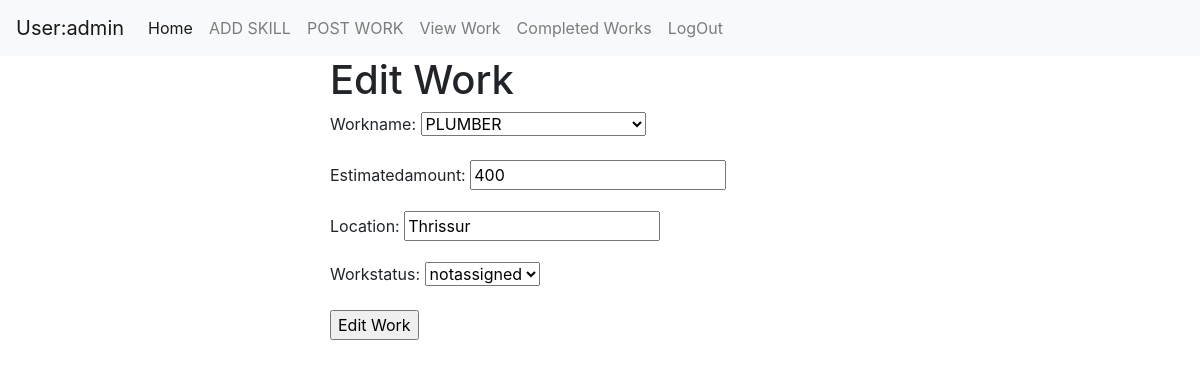
The app's page /homeuser/editwork/7 (signed in) with its own data.
### Homeapp/models.py (models this page shows, shortened)
class addWork(models.Model):
    workname=models.ForeignKey(skill,on_delete=models.CASCADE)
    estimatedamount=models.IntegerField()
    location=models.CharField(max_length=120)
    user=models.CharField(max_length=120)
    choice=(
        ('notassigned','notassigned'),
        ('assigned','assigned'),
        ('completed','completed')
    )
    workstatus=models.CharField(max_length=50,choices=choice)

### Homeapp/views.py (the view, shortened to what this page needs)
# urls.py: path('editwork/<int:pk>',EditWork.as_view(),name="editwork"),
class EditWork(TemplateView):
    model=addWork
    form_class=AddWorkForm
    template_name = "Homeapp/edit_work.html"
    context={}
    def get(self, request, *args, **kwargs):
        id=kwargs.get("pk")
        qs=self.getQuery(id)
        form=AddWorkForm(instance=qs)
        self.context["form"]=form
        return render(request,self.template_name,self.context)
    def getQuery(self,id):
        return self.model.objects.get(id=id)

### Homeapp/forms.py
class AddWorkForm(ModelForm):
    class Meta:
        model=addWork
        fields="__all__"
        widgets={
            'user':forms.HiddenInput()
        }

### Homeapp/models.py (called while the page is built)
    def __str__(self):
        return self.skillname

### Homeapp/templates/Homeapp/edit_work.html (shortened to what this page needs)
<!DOCTYPE html>
{% extends "Homeapp/index.html" %}
{% block body_block %}
    <div class="col-6">
            <h1>Edit Work</h1>
                <form method="post">
                    {{form.as_p}}
                    <input type="submit" value="Edit Work">
                </form>
            </div>
        <div class="col">
        </div>
    </div>
</div>
{% endblock %}

### Homeapp/templates/Homeapp/index.html (shortened to what this page needs)
<!DOCTYPE html>
<html lang="en">
<head>
<link rel="stylesheet" href="https://cdn.jsdelivr.net/npm/bootstrap@4.5.3/dist/css/bootstrap.min.css">
</head>
<body>
<nav class="navbar navbar-expand-lg navbar-light bg-light">
      {% if request.user %}
  <a class="navbar-brand" href="#">User:{{request.user}}</a>
  <div class="collapse navbar-collapse" id="navbarNav">
    <ul class="navbar-nav">
      <li class="nav-item active">
        <a class="nav-link" href="{% url 'index' %}">Home <span class="sr-only">(current)</span></a>
      </li>
      <li class="nav-item">
        <a class="nav-link" href="{%url 'addskill' %}">ADD SKILL</a>
      </li>
      <li class="nav-item">
        <a class="nav-link" href="{%url 'addwork'%}">POST WORK</a>
      </li>
         <li class="nav-item">
        <a class="nav-link" href="{%url 'userviewwork' %}">View Work</a>
      </li>
         <li class="nav-item">
        <a class="nav-link" href="{% url 'completedwork' %}">Completed Works</a>
      </li>
           <li class="nav-item">
        <a class="nav-link" href="{%url 'logoutPage'%}">LogOut</a>
      </li>
    </ul>
  </div>
</nav>
<div class="container">
    <div class="row">
        <div class="col"></div>
    {% block body_block %}{% endblock %}
{% endif%}
</body>
</html>

### records on screen
addWork: workname "PLUMBER", estimatedamount "400", location "Thrissur", workstatus "notassigned"

### other values on screen
{{ request.user }} "admin"
